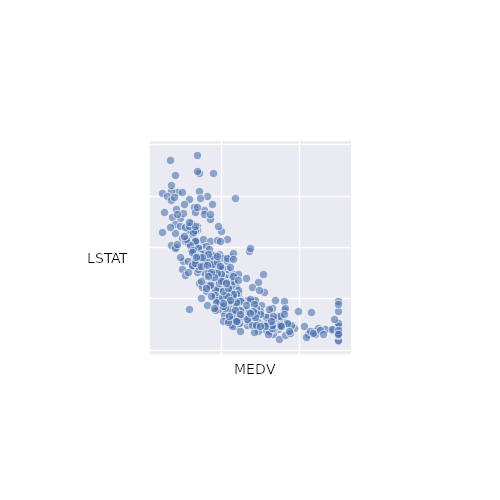
#> input picture LSTAT_MEDV.png, 500 x 500 px
$ jupyter execute --allow-errors LassoRegression.ipynb   (shell and % lines are left out)
#> lines starting #> are read from the running program, lines starting #| are printed output that depends on the picture
[cell 1]

import numpy as np
import matplotlib.pyplot as plt
import matplotlib.image as mpimg
import pandas as pd
import seaborn as sns

from sklearn.datasets import make_regression
from sklearn.linear_model import Lasso
from sklearn.linear_model import lasso_path
from sklearn.linear_model import lars_path
from sklearn.linear_model import LassoCV
from sklearn.linear_model import enet_path
from sklearn import linear_model
from sklearn.linear_model import ElasticNet
from sklearn.model_selection import train_test_split
from sklearn.model_selection import KFold
from sklearn.model_selection import StratifiedKFold
from sklearn.model_selection import GridSearchCV
from sklearn.linear_model import LinearRegression
from sklearn.metrics import mean_squared_error
from sklearn.metrics import r2_score
from sklearn.preprocessing import StandardScaler

<h1>The Lasso penalty</h1>

<p>This section shows how Lasso is able to select a group of the most relevant features in a dataset. The example use the Boston Housing dataset which is integrated in the sklearn package.</p>

<p>First of all, I use panda to load and analyse the dataset. </p>

#> (a cell that did not finish here is left out)

<p>The Boston dataset is small and contains 13 features, 506 samples and the output consist of the median value of owner-occupied homes in $1000's. This dataset is useful to regression problems.</p>

#> (a cell that did not finish here is left out)

<p>The description of the dataset is the following:</p>

#> (a cell that did not finish here is left out)

<p>Next, we can observe the distribution of the data</p>

#> (a cell that did not finish here is left out)

<p>To apply the Lasso algorithm will be necessary to standardize the predictors X so that each column is centered and has unit variance</p>

<p>Now, I show the distribution of the target variable. The values of the output are distributed normally and, hava a few outliers</p>

[cell 6]
sns.set(rc={'figure.figsize':(11.7,8.27)})
#> (the rest of this cell did not finish here and is left out)

<p>Now I plot the correlation matrix in order to identify the linear relationships between variables and the relationships between variables and output.</p>

#> (a cell that did not finish here is left out)

<p>It can be seen that the RM feature has the stronger positive correlation (0.7) with the output MEDV. On the other hand, the variable LSTAT shows the stronger negative correlation (-0.74) with the target MEDV. Also, it is important to note the correlation between features. The features with a strong correlation are RAD and TAX, which have a correlation value of 0.91. And, the variable DIS shows a strong correlation with the variables NOX (-0.77) and AGE (-0.75) respectively.</p>

[cell 8]
#Visualize dataframe
#sns.pairplot(boston_df, plot_kws={'alpha':0.6}, diag_kws={'bins': 30})
#plt.savefig('visualize_dataframe.png', bbox_inches='tight', dpi=100)

<p>Now, we can observe how the more relevant features (RM and LSTAT) vary wiht the output.</p>

[cell 9]
img_lstat = mpimg.imread('LSTAT_MEDV.png')
#> img_lstat is the input picture: shape (500, 500, 4) float32; mean R, G, B, A 0.973, 0.976, 0.986, 1
img_rm = mpimg.imread('RM_MEDV.png')
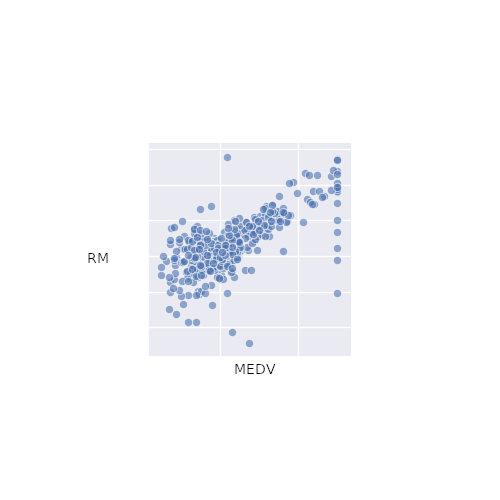
#> input picture RM_MEDV.png, 500 x 500 px
#> img_rm is the input picture: shape (500, 500, 4) float32; mean R, G, B, A 0.975, 0.978, 0.986, 1
plt.figure(figsize = (20,20))
plt.subplot(121)
plt.axis('off')
imgplot1 = plt.imshow(img_lstat)
plt.subplot(122)
imgplot2 = plt.imshow(img_rm)
plt.axis('off')
plt.show()
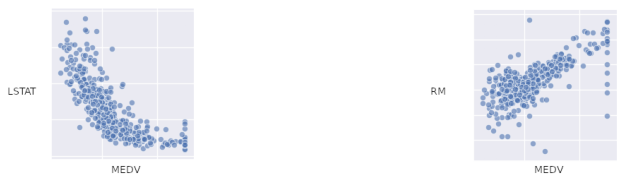
#> figure drawn by matplotlib, 2 panels
